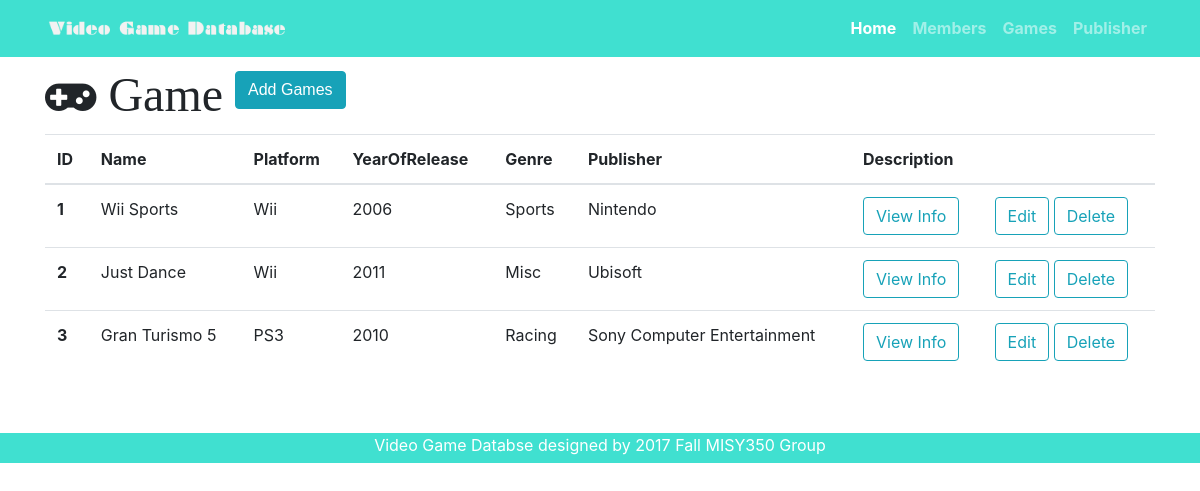
/games, run on the app's committed database.
### videogame.py (models this page shows)
class Game(db.Model):
    __tablename__ = 'games'
    id = db.Column(db.Integer, primary_key=True)
    name = db.Column(db.String(64))
    platform = db.Column(db.String(64))
    year_of_release = db.Column(db.Integer)
    genre = db.Column(db.String(64))
    description = db.Column(db.Text)
    publisher_id = db.Column(db.Integer, db.ForeignKey('publishers.id'))

class Publisher(db.Model):
    __tablename__ = 'publishers'
    id = db.Column(db.Integer, primary_key=True)
    name = db.Column(db.String(64))
    location = db.Column(db.CHAR(2))
    year_founded = db.Column(db.Integer)
    publisher = db.relationship('Game', backref='publisher', cascade='delete')

### videogame.py (the view)
@app.route('/games')
def games():
    games = Game.query.all()
    return render_template('games.html',games=games)

### templates/games.html (shortened to what this page needs)
{% extends "game-base.html" %}
{% block head %}
{{ super () }}
{% endblock %}
{% block page_content %}
<div class="container">
 <i class="fa fa-gamepad fa-3x" aria-hidden="true"> Game
 <a id="add" href="/game/add" class="btn btn-info" role="button" aria-disabled="true">Add Games</a>
</i> {% if games %}
 <table class="table mt-3">
   <thead>
     <tr>
       <th>ID</th>
       <th>Name</th>
       <th>Platform</th>
       <th>YearOfRelease</th>
       <th>Genre</th>
       <th>Publisher</th>
       <th>Description</th>
       <th></th>
     </tr>
   </thead>
   <tbody>
     {% for game in games %}
     <tr>
       <th scope="row">{{ game.id }}</th>
       <td>{{ game.name }}</td>
       <td>{{ game.platform }}</td>
       <td>{{ game.year_of_release }}</td>
       <td>{{ game.genre }}</td>
       <td>{{ game.publisher.name }}</td>
       <td>
          <button type="button" class="btn btn-outline-info" data-toggle="modal" data-target="#{{game.id}}">
                View Info
              </button>
        </td>
       <td>
         <a href="/game/edit/{{game.id}}" class="btn btn-outline-info" role="button" aria-disabled="true">Edit</a>
         <a href="/game/delete/{{game.id}}" class="btn btn-outline-info" role="button">Delete</a>
       </td>
     </tr>
     {% endfor%}
   </tbody>
 </table>
 {% else %}
 <h3>there is no games in the database yet.</h3> {% endif %}
</div>
{% endblock%}

### templates/game-base.html (shortened to what this page needs)
<!DOCTYPE html>
<html lang="en">
<head>
  {% block head %}
  <link rel="stylesheet" href="https://maxcdn.bootstrapcdn.com/bootstrap/4.0.0-beta.2/css/bootstrap.min.css">
  <link rel="stylesheet" href="https://maxcdn.bootstrapcdn.com/font-awesome/4.7.0/css/font-awesome.min.css">
  <link rel="stylesheet" type="text/css" href="{{ url_for('static', filename='css/customstyle.css') }}"> {% endblock %}
</head>
<body>
  <nav class="navbar navbar-expand-lg navbar-dark fixed-top" style="background-color:Turquoise; font-weight: bold;">
    <div class="container">
      <a class="navbar-brand" href="/">
         <img src="{{ url_for('static', filename='img/page-logo.png') }}"
          alt="logo" width="250">
       </a>
      <div class="collapse navbar-collapse" id="navbarResponsive">
        <ul class="navbar-nav ml-auto">
          <li class="nav-item active">
            <a class="nav-link" href="/">Home
              </a>
          </li>
          <li class="nav-item">
            <a class="nav-link" href="/members">Members</a>
          </li>
          <li class="nav-item">
            <a class="nav-link" href="/games">Games</a>
          </li>
          <li class="nav-item">
            <a class="nav-link" href="/publishers">Publisher</a>
          </li>
        </ul>
      </div>
    </div>
  </nav>
  {% block page_content %} {% endblock %}
  {% block footer %}
  <div id="footer">
      <footer>
        <p>Video Game Databse designed by 2017 Fall MISY350 Group </p>
      </footer>
    </div>
  {% endblock %}
</body>
</html>

### static/css/customstyle.css (style rules this page uses)
body { padding-top: 70px; }

### templates/games.html (style rules this page uses)
#add { left: 690px; color: white; font-family: Verdana, Helvetica, Sans-serif; }

### templates/game-base.html (style rules this page uses)
#footer { position: inherit; text-align: center; margin-top: 60px; color: white; bottom:0; width:100%; height:30px; background:Turquoise; }

### data on the page
Game: id "1", name "Wii Sports", platform "Wii", year_of_release "2006", genre "Sports", publisher.name "Nintendo"
Game: id "2", name "Just Dance", platform "Wii", year_of_release "2011", genre "Misc", publisher.name "Ubisoft"
Game: id "3", name "Gran Turismo 5", platform "PS3", year_of_release "2010", genre "Racing", publisher.name "Sony Computer Entertainment"
